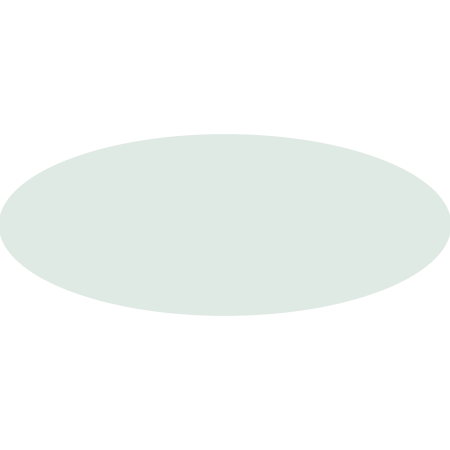
Frame 1 (no input)
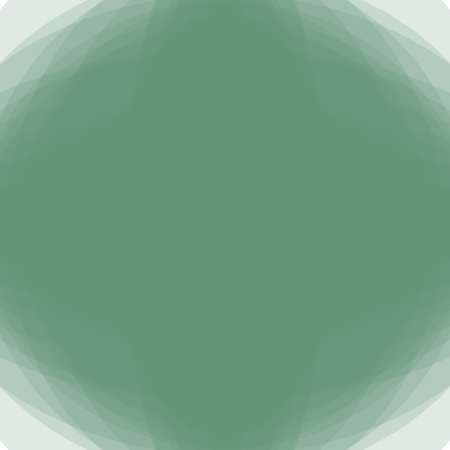
Frame 60 (the mouse pressed at the canvas centre just before this capture)
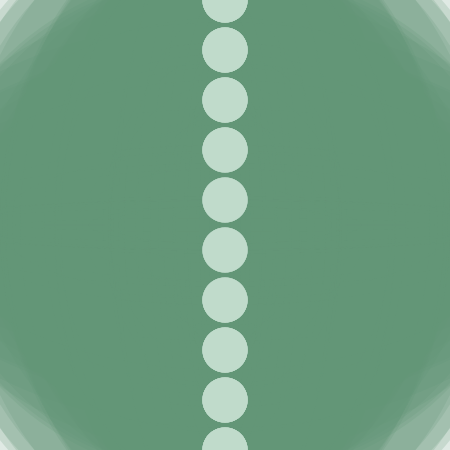
Frame 120 (the mouse held since frame 60 and released just before this capture)

The Processing sketch that drew these frames (run headless with seeded random() and noise(); from frame 60 on, the mouse is pressed at the canvas centre):

// Processing sketch: processing_59944
// ── processing_59944.pde

//E6: interaktive Kreise
//Erstelle eine dynamische und interaktive Kreis-Komposition. 

void setup(){
  size(450, 450);
  smooth();
  background(255); 
  noStroke();
  
  rectMode(CENTER);
  //noCursor();
  
}




void draw() {
 
  frameRate(20);
  fill(95, 149, 116,50);
    ellipse(width/2, height/2, random(700), random(700));
  
 
  
  
  if(mousePressed){
    //fill(0, 4);
 //(rect(random(0,500), random(0, 500), mouseY, mouseX);
  //fill(255, 30);
   frameRate(80);
  fill(192,219,203);
  ellipse(mouseX, height-50, 45, 45);
  ellipse(mouseX, height-100, 45, 45);
  ellipse(mouseX, height, 45, 45);
  ellipse(mouseX, height-150, 45, 45);
  ellipse(mouseX, height-200, 45, 45);
  ellipse(mouseX, height-250, 45, 45);
  ellipse(mouseX, height-300, 45, 45);
  ellipse(mouseX, height-350, 45, 45);
  ellipse(mouseX, height-400, 45, 45);
  ellipse(mouseX, height-450, 45, 45);
  ellipse(mouseX, height-500, 45, 45);
     
  }
     //fill(255,10);
 //rect(random(0,500), random(0, 500), mouseY, mouseX);

}
